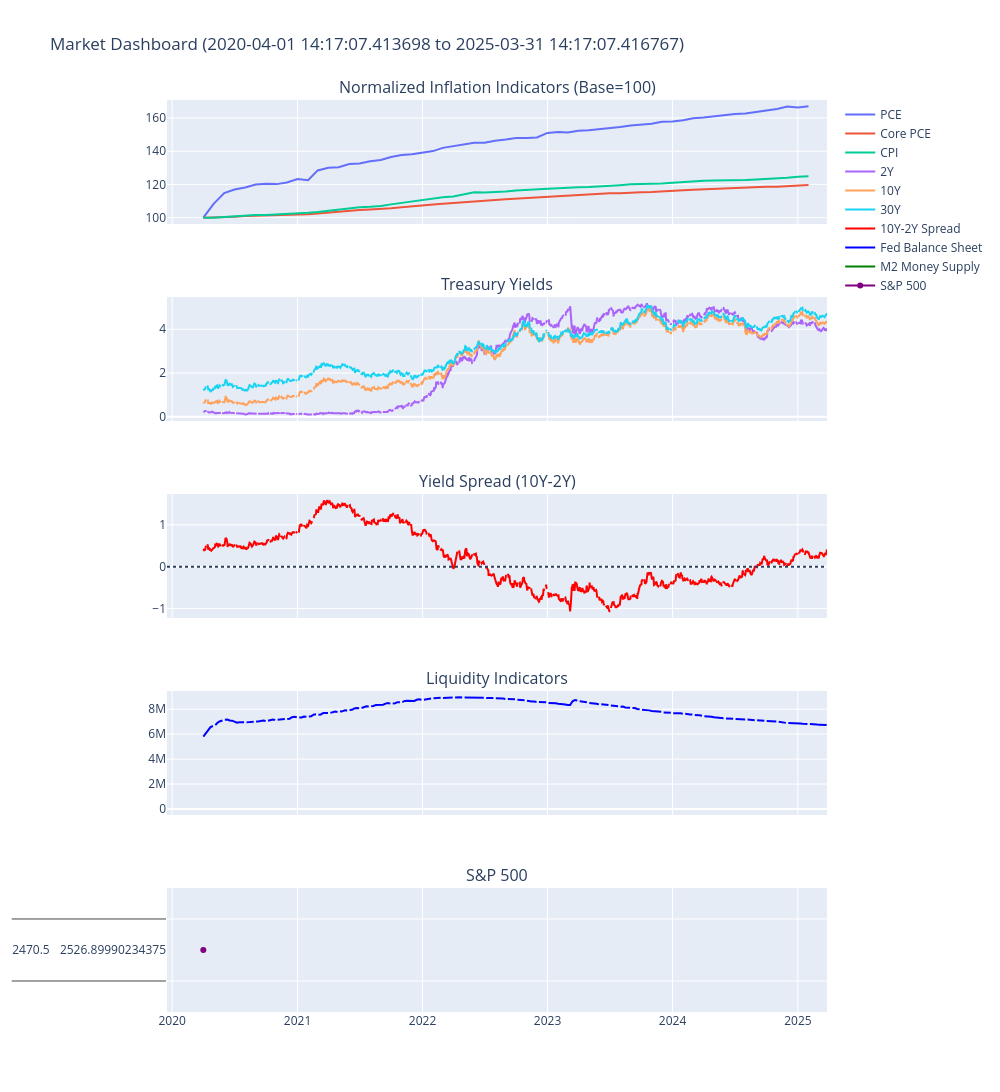

Here is the notebook cell this chart was saved with:
### Code cell
# 4. VISUALIZATION DASHBOARD
def create_dashboard(data):
    fig = make_subplots(
        rows=5, cols=1,
        shared_xaxes=True,
        subplot_titles=(
            "Normalized Inflation Indicators (Base=100)",
            "Treasury Yields", 
            "Yield Spread (10Y-2Y)",
            "Liquidity Indicators",
            "S&P 500"
        ),
        vertical_spacing=0.08
    )
    
    # Inflation (normalized)
    for col in data['inflation'].columns:
        fig.add_trace(
            go.Scatter(
                x=data['inflation'].index,
                y=data['inflation'][col],
                name=col,
                mode='lines'
            ),
            row=1, col=1
        )
    
    # Yields
    for col in ['2Y', '10Y', '30Y']:
        fig.add_trace(
            go.Scatter(
                x=data['yields'].index,
                y=data['yields'][col],
                name=col,
                mode='lines'
            ),
            row=2, col=1
        )
    
    # Spread
    fig.add_trace(
        go.Scatter(
            x=data['yields'].index,
            y=data['yields']['10Y-2Y Spread'],
            name='10Y-2Y Spread',
            line=dict(color='red')
        ),
        row=3, col=1
    )
    fig.add_hline(y=0, line_dash="dot", row=3, col=1)
    
    # Liquidity
    fig.add_trace(
        go.Scatter(
            x=data['liquidity'].index,
            y=data['liquidity']['Fed Balance Sheet'],
            name='Fed Balance Sheet',
            line=dict(color='blue')
        ),
        row=4, col=1
    )
    fig.add_trace(
        go.Scatter(
            x=data['liquidity'].index,
            y=data['liquidity']['M2 Money Supply'],
            name='M2 Money Supply',
            line=dict(color='green')
        ),
        row=4, col=1
    )
    
    # S&P 500 (with existence check)
    if not data['sp500'].empty:
        fig.add_trace(
            go.Scatter(
                x=data['sp500'].index,
                y=data['sp500'],
                name='S&P 500',
                line=dict(color='purple')
            ),
            row=5, col=1
        )
    else:
        fig.add_annotation(
            row=5, col=1,
            text="S&P 500 data not available",
            showarrow=False
        )
    
    # Update layout (FIXED DATE FORMATTING)
    fig.update_layout(
        height=1400,
        width=1000,
        title_text=f"Market Dashboard ({start_date.value} to {end_date.value})",  # Removed .date()
        hovermode="x unified",
        showlegend=True
    )
    
    return fig

# Display dashboard
dashboard = create_dashboard(data)
dashboard.show()
